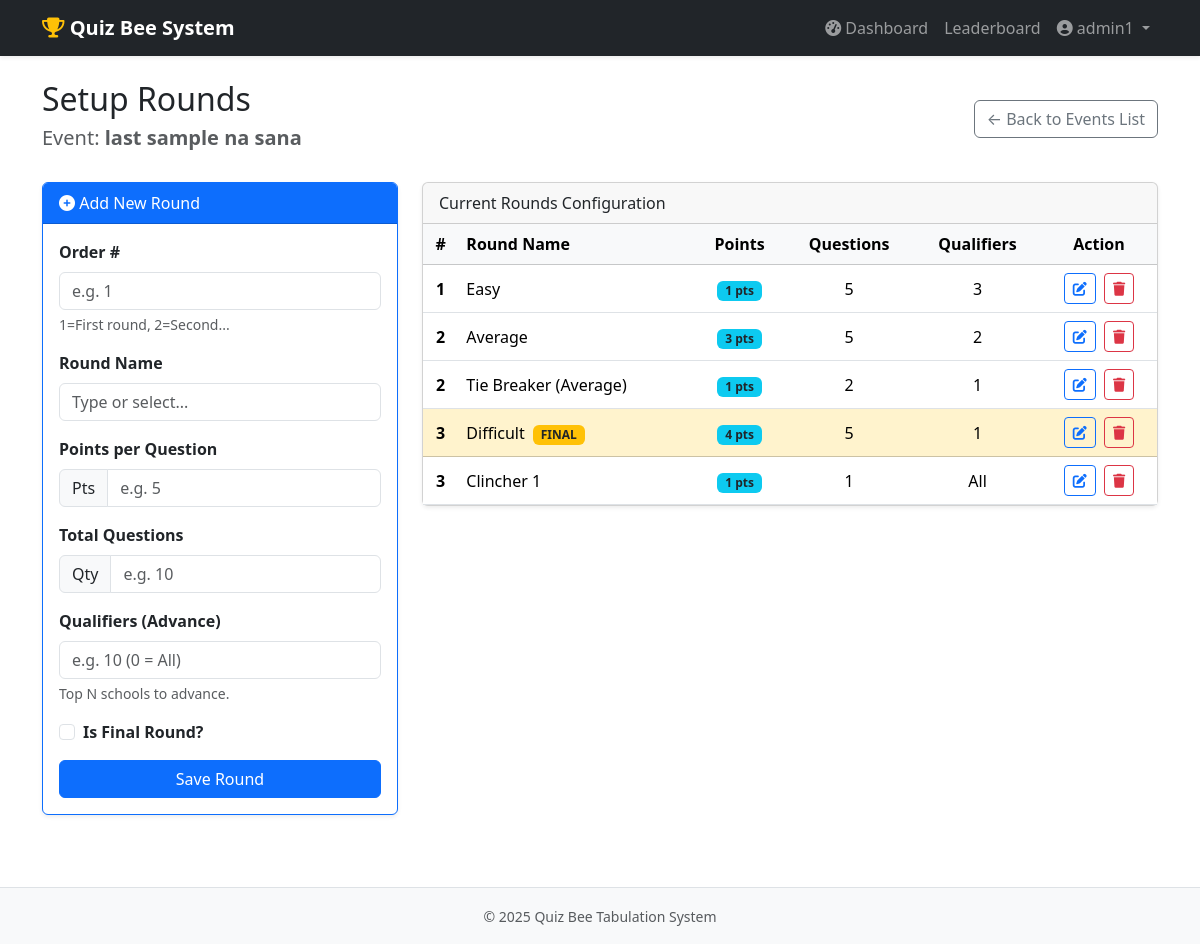
Screenshot of /admin/round-setup/4 (signed in) with the database file from the repository.
### website/models.py (models this page shows, shortened)
class User(db.Model, UserMixin):
    id = db.Column(db.Integer, primary_key=True)
    username = db.Column(db.String(150), unique=True, nullable=False)
    password = db.Column(db.String(150), nullable=False)
    first_name = db.Column(db.String(150))
    role = db.Column(db.String(50))  # 'admin' or 'tabulator'
    schools_assigned = db.relationship('School', backref='tabulator', lazy=True)

class Event(db.Model):
    id = db.Column(db.Integer, primary_key=True)
    name = db.Column(db.String(150), nullable=False)
    is_active = db.Column(db.Boolean, default=False, index=True)
    scoring_type = db.Column(db.String(50), default='per_round')
    schools = db.relationship('School', backref='event', cascade='all, delete-orphan')
    rounds = db.relationship('Round', backref='event', cascade='all, delete-orphan')

class Round(db.Model):
    id = db.Column(db.Integer, primary_key=True)
    event_id = db.Column(db.Integer, db.ForeignKey('event.id'), nullable=False)
    number = db.Column(db.Integer, nullable=False)
    difficulty = db.Column(db.String(50), nullable=False)
    points = db.Column(db.Integer, nullable=False)
    total_questions = db.Column(db.Integer, nullable=False)
    is_active = db.Column(db.Boolean, default=False)
    qualifying_count = db.Column(db.Integer, default=0)
    is_final = db.Column(db.Boolean, default=False)
    participating_school_ids = db.Column(db.String(200), nullable=True)
    scores = db.relationship('Score', backref='round', cascade='all, delete-orphan')

### website/views.py (the view, shortened to what this page needs)
@views.route('/admin/round-setup/<int:event_id>', methods=['GET', 'POST'])
@login_required
def round_setup(event_id):
    if current_user.role != 'admin': return "Unauthorized", 403
    event = Event.query.get_or_404(event_id)
    rounds = Round.query.filter_by(event_id=event.id).order_by(Round.number.asc()).all()
    return render_template('admin/round_setup.html', event=event, rounds=rounds)

### website/__init__.py (called while the page is built)
def create_app():
    app = Flask(__name__)
    app.config['SECRET_KEY'] = 'kyle heineken lee'
    app.config['SQLALCHEMY_DATABASE_URI'] = f'sqlite:///{DB_NAME}'
    db.init_app(app)
    from .models import User
    from .views import views
    from .auth import auth
    app.register_blueprint(views, url_prefix='/')
    app.register_blueprint(auth, url_prefix='/')
    login_manager.init_app(app)
    @login_manager.user_loader
    def load_user(id):
        return User.query.get(int(id))
    return app

### website/templates/admin/round_setup.html (shortened to what this page needs)
{% extends "base.html" %}
{% block content %}
<div class="container mt-4">
    <div class="d-flex justify-content-between align-items-center mb-4">
        <div>
            <h2>Setup Rounds</h2>
            <h5 class="text-muted">Event: <strong>{{ event.name }}</strong></h5>
        </div>
        <a href="{{ url_for('views.event_registration') }}" class="btn btn-outline-secondary">
            &larr; Back to Events List
        </a>
    </div>
    <div class="row">
        <div class="col-md-4">
            <div class="card shadow-sm border-primary mb-4">
                <div class="card-header bg-primary text-white">
                    <i class="fas fa-plus-circle"></i> Add New Round
                </div>
                <div class="card-body">
                    <form method="POST">
                        <div class="mb-3">
                            <label class="form-label fw-bold">Order #</label>
                            <input type="number" name="round_number" class="form-control" placeholder="e.g. 1" required>
                            <div class="form-text">1=First round, 2=Second...</div>
                        </div>
                        <div class="mb-3">
                            <label class="form-label fw-bold">Round Name</label>
                            <input type="text" name="difficulty" class="form-control" list="difficultyOptions" placeholder="Type or select..." required>
                        </div>
                        <div class="mb-3">
                            <label class="form-label fw-bold">Points per Question</label>
                            <div class="input-group">
                                <span class="input-group-text">Pts</span>
                                <input type="number" name="points" class="form-control" placeholder="e.g. 5" required>
                            </div>
                        </div>
                        <div class="mb-3">
                            <label class="form-label fw-bold">Total Questions</label>
                            <div class="input-group">
                                <span class="input-group-text">Qty</span>
                                <input type="number" name="total_questions" class="form-control" placeholder="e.g. 10" required>
                            </div>
                        </div>
                        <div class="mb-3">
                            <label class="form-label fw-bold">Qualifiers (Advance)</label>
                            <input type="number" name="qualifying_count" class="form-control" placeholder="e.g. 10 (0 = All)">
                            <div class="form-text">Top N schools to advance.</div>
                        </div>
                        <div class="mb-3 form-check">
                            <input type="checkbox" class="form-check-input" id="is_final" name="is_final">
                            <label class="form-check-label fw-bold" for="is_final">Is Final Round?</label>
                        </div>
                        <button type="submit" class="btn btn-primary w-100">Save Round</button>
                    </form>
                </div>
            </div>
        </div>
        <div class="col-md-8">
            <div class="card shadow-sm">
                <div class="card-header">
                    Current Rounds Configuration
                </div>
                <div class="card-body p-0">
                    <table class="table table-hover mb-0 align-middle text-center">
                        <thead class="table-light">
                            <tr>
                                <th>#</th>
                                <th class="text-start">Round Name</th>
                                <th>Points</th>
                                <th>Questions</th>
                                <th>Qualifiers</th>
                                <th>Action</th>
                            </tr>
                        </thead>
                        <tbody>
                            {% for round in rounds %}
                            <tr class="{% if round.is_final %}table-warning{% endif %}">
                                <td class="fw-bold">{{ round.number }}</td>
                                <td class="text-start">
                                    {{ round.difficulty }}
                                    {% if round.is_final %}<span class="badge bg-warning text-dark ms-1">FINAL</span>{% endif %}
                                </td>
                                <td><span class="badge bg-info text-dark">{{ round.points }} pts</span></td>
                                <td>{{ round.total_questions }}</td>
                                <td>{{ round.qualifying_count if round.qualifying_count > 0 else "All" }}</td>
                                <td>
                                    <button type="button" class="btn btn-sm btn-outline-primary me-1"
                                            data-bs-toggle="modal"
                                            data-bs-target="#editRoundModal{{ round.id }}">
                                        <i class="fas fa-edit"></i>
                                    </button>
                                    <form method="POST" action="{{ url_for('views.delete_round', round_id=round.id) }}" class="d-inline">
                                        <button type="submit" class="btn btn-sm btn-outline-danger" onclick="return confirm('Delete this round?')">
                                            <i class="fas fa-trash"></i>
                                        </button>
                                    </form>
                                </td>
                            </tr>
                            {% else %}
                            <tr>
                                <td colspan="6" class="text-center text-muted py-5">
                                    <em>No rounds created yet.</em>
                                </td>
                            </tr>
                            {% endfor %}
                        </tbody>
                    </table>
                </div>
            </div>
        </div>
    </div>
</div>
{% endblock %}

### website/templates/base.html (shortened to what this page needs)
<!DOCTYPE html>
<html lang="en">
<head>
    <link href="https://cdn.jsdelivr.net/npm/bootstrap@5.3.2/dist/css/bootstrap.min.css" rel="stylesheet">
    <link rel="stylesheet" href="https://cdnjs.cloudflare.com/ajax/libs/font-awesome/6.4.2/css/all.min.css">
</head>
<body class="d-flex flex-column min-vh-100">
    <nav class="navbar navbar-expand-lg navbar-dark bg-dark shadow-sm">
        <div class="container">
            <a class="navbar-brand fw-bold" href="/">
                <i class="fas fa-trophy text-warning"></i> Quiz Bee System
            </a>
            <div class="collapse navbar-collapse" id="navbarContent">
                <ul class="navbar-nav ms-auto mb-2 mb-lg-0">
                    {% if current_user.is_authenticated %}
                        <li class="nav-item">
                            {% if current_user.role == 'admin' %}
                                <a class="nav-link" href="{{ url_for('views.admin_dashboard') }}">
                                    <i class="fas fa-tachometer-alt"></i> Dashboard
                                </a>
                            {% else %}
                                <a class="nav-link" href="{{ url_for('views.tabulator_dashboard') }}">
                                    <i class="fas fa-tachometer-alt"></i> Dashboard
                                </a>
                            {% endif %}
                        </li>
                    {% else %}
                        <li class="nav-item">
                            <a class="nav-link" href="{{ url_for('views.home') }}">Home</a>
                        </li>
                    {% endif %}
                    <li class="nav-item">
                        <a class="nav-link" href="{{ url_for('views.leaderboard') }}">Leaderboard</a>
                    </li>
                    {% if current_user.is_authenticated %}
                        <li class="nav-item dropdown">
                            <a class="nav-link dropdown-toggle" href="#" role="button" data-bs-toggle="dropdown">
                                <i class="fas fa-user-circle"></i> {{ current_user.username }}
                            </a>
                        </li>
                    {% else %}
                        <li class="nav-item">
                            <a class="nav-link" href="{{ url_for('auth.login') }}">Login</a>
                        </li>
                    {% endif %}
                </ul>
            </div>
        </div>
    </nav>
    <div class="flex-grow-1">
        {% block content %}{% endblock %}
    </div>
    <footer class="bg-light text-center text-muted py-3 mt-5 border-top">
        <div class="container">
            <small>&copy; 2025 Quiz Bee Tabulation System</small>
        </div>
    </footer>
</body>
</html>

### rows the page displays
User: username "admin1"
Event: name "last sample na sana"
Round: number "1", difficulty "Easy", points "1", total_questions "5", qualifying_count "3"
Round: number "2", difficulty "Average", points "3", total_questions "5", qualifying_count "2"
Round: number "2", difficulty "Tie Breaker (Average)", points "1", total_questions "2", qualifying_count "1"
Round: number "3", difficulty "Difficult", is_final "FINAL", points "4", total_questions "5", qualifying_count "1"
Round: number "3", difficulty "Clincher 1", points "1", total_questions "1", qualifying_count "All"
